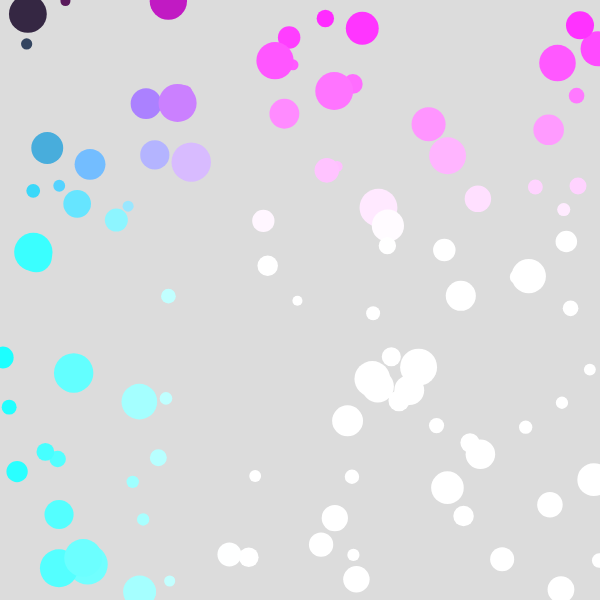
Frame 1 (no input)
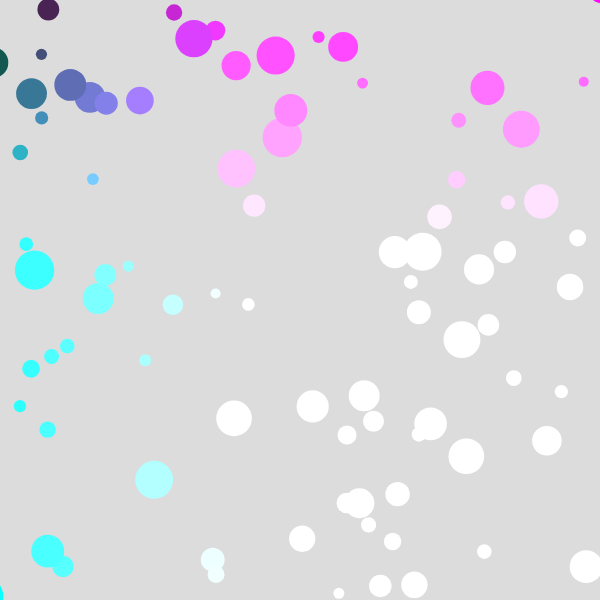
Frame 60 (no input)
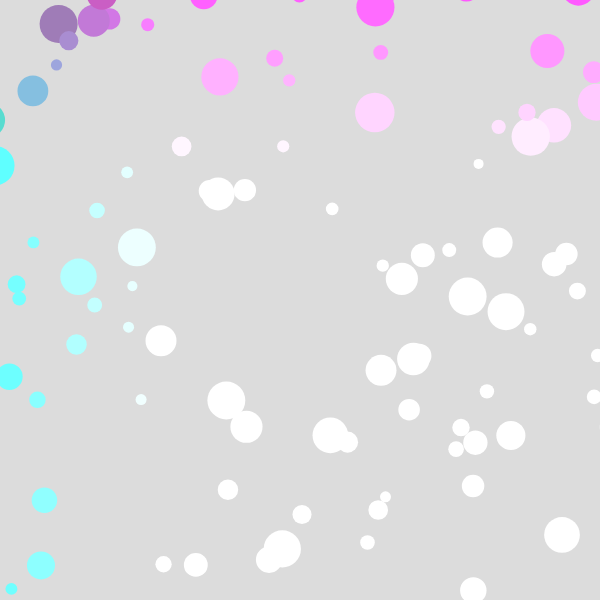
Frame 120 (the mouse pressed at the canvas centre since frame 60)

The p5.js sketch that drew these frames (run headless with seeded random() and noise() and a simulated clock; from frame 60 on, the mouse is pressed at the canvas centre):

// p5.js sketch
// ── sketch.js
let circles = [];
let aantal = 100;

function setup() {
  createCanvas(600, 600);
  noStroke();
  fill(60);

  for(let i = 0; i < aantal; i++) {
    circles.push({
        x: random(width),
        y: random(height),
        vx: random(-2, 2),
        vy: random(-2, 2),
        diameter: random(10,40),
        color: random(60, 220)
    })
  }
  console.log(circles)
//   Ik gebruik vx express niet zodat ik direct met random kan werken (oefenen)
}

function draw() {
  background(220);
  
  for(let i = 0; i < circles.length; i++) {
    let ball = circles[i]
    let {x, y, vx, vy, diameter, color} = ball

    ball.x += vx
    ball.y += vy

    if (ball.x < -ball.diameter) ball.x = width + ball.diameter;
    if (ball.x > width + ball.diameter) ball.x = -ball.diameter;
    if (ball.y < -ball.diameter) ball.y = height + ball.diameter;
    if (ball.y > height + ball.diameter) ball.y = -ball.diameter;

    if (mouseIsPressed) {
        let distance = dist(mouseX, mouseY, ball.x, ball.y)

        if (distance < ball.diameter / 2) {
            circles.splice(i, 1)
            i--
        }
    }

    if(mouseX < width / 2) {
        fill(x + 5 * 5, y + 5 * 5, x + y + 5 * 5)
    } else {
        fill(x + 10 * 10, y + 10 * 10, x + y + 10 * 10)
    }
    
    
    circle(x, y, diameter)
  }
}
